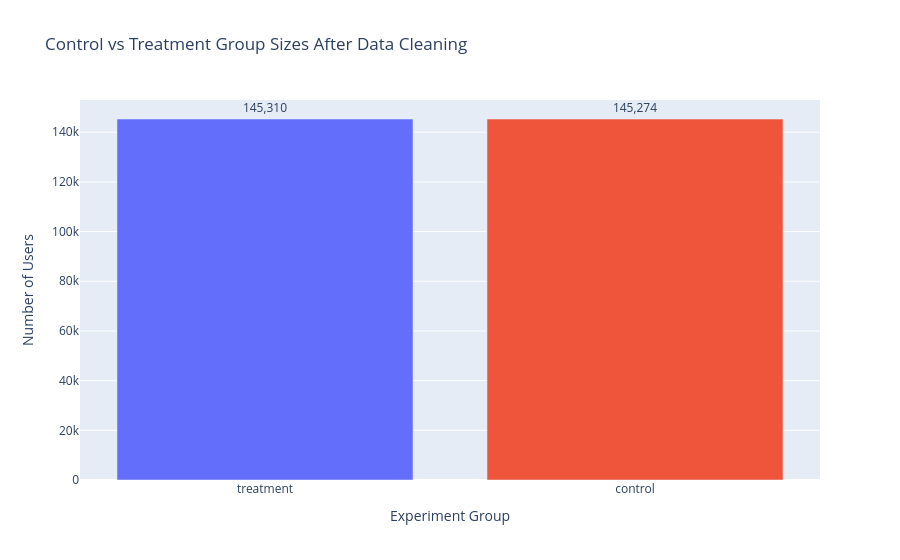

Notebook source saved alongside this figure:
### Markdown cell above
## Section 3 — Data Loading & Exploration

Each row in `ab_data.csv` represents a user-level exposure to the experiment.

- **`user_id`**: the unique identifier for the visitor. In business terms, this is the unit of experimentation. We want each user to contribute independent evidence, not repeated exposures that blur attribution.
- **`timestamp`**: when the exposure occurred. This is operationally important because experiment performance can drift over time due to seasonality, novelty effects, marketing campaigns, or engineering incidents.
- **`group`**: the assigned experimental condition. `control` users are intended to see the existing page, while `treatment` users are intended to see the redesigned page.
- **`landing_page`**: the actual page the user saw. This is the realized experience, which should align with the assigned group if randomization and instrumentation worked correctly.
- **`converted`**: whether the user completed the target action. This is the binary business outcome we are trying to improve.

Before running formal inference, we validate the integrity of the experiment log. Data quality is not a cosmetic concern in experimentation — it is part of causal validity. If a user appears in conflicting variants or assignment does not match exposure, we can no longer cleanly interpret the test as randomized evidence. That is why we explicitly check for duplicates, page-assignment mismatches, and group balance.

### Code cell
# Import the core analysis libraries used throughout the notebook.  
import numpy as np  # Support vectorized numerical calculations and Bayesian simulation.
import pandas as pd  # Load, clean, aggregate, and summarize the experiment dataset.
import plotly.express as px  # Create concise publication-ready exploratory charts.
import plotly.graph_objects as go  # Build custom statistical visualizations such as confidence intervals.

# Define the path to the expected Udacity dataset.  
data_path = 'data/ab_data.csv'  # Keep the filename explicit so the notebook is easy to reuse.

# Load the experiment log into a pandas DataFrame.  
df_raw = pd.read_csv(data_path)  # Read the CSV file from the working directory.

# Display the dataset shape so we understand the raw experiment volume.  
print(f"Raw dataset shape: {df_raw.shape[0]:,} rows x {df_raw.shape[1]} columns")  # Summarize the raw size of the table.

# Show data types to confirm whether each field is being interpreted correctly.  
print('\nColumn types:')  # Add a label before printing data types.
print(df_raw.dtypes)  # Inspect the inferred schema for the raw dataset.

# Preview the first few rows to sanity check column values.  
print('\nFirst five rows:')  # Add a label before printing the preview.
print(df_raw.head())  # Inspect the first records in the dataset.

# Display descriptive statistics for both numeric and categorical columns.  
print('\nDescriptive summary:')  # Add a label before printing summary statistics.
print(df_raw.describe(include='all'))  # Review top-level distributions and value counts.

# Count exact duplicate rows across all columns.  
exact_duplicate_rows = df_raw.duplicated().sum()  # Measure redundant records that are identical in every field.

# Count duplicate user identifiers because repeat users can violate unit-of-analysis assumptions.  
duplicate_user_ids = df_raw['user_id'].duplicated().sum()  # Identify users who appear more than once in the experiment log.

# Print the duplicate diagnostics in business terms.  
print(f"\nExact duplicate rows: {exact_duplicate_rows:,}")  # Report perfect row duplication.
print(f"Duplicate user IDs: {duplicate_user_ids:,}")  # Report repeated users that may require adjudication.

# Remove exact duplicate rows first because they contribute no additional information.  
df = df_raw.drop_duplicates().copy()  # Create a cleaned working copy after dropping exact duplicates.

# Create a boolean mask for assignment mismatches between group and landing page.  
mismatch_mask = ((df['group'] == 'treatment') & (df['landing_page'] != 'new_page')) | ((df['group'] == 'control') & (df['landing_page'] != 'old_page'))  # Identify rows where random assignment and actual exposure conflict.

# Count the number of mismatched records before dropping them.  
mismatch_count = int(mismatch_mask.sum())  # Convert the count to an integer for clean reporting.

# Print why mismatches are a causal inference problem.  
print(f"Mismatched assignment/exposure rows: {mismatch_count:,}")  # Quantify instrumentation or logging inconsistencies.
print("These rows are removed because they break the clean interpretation that assignment maps to experience, which is essential for unbiased experimental estimation.")  # Explain the causal integrity issue.

# Remove mismatched rows to preserve a valid control-versus-treatment comparison.  
df = df.loc[~mismatch_mask].copy()  # Keep only rows where assignment and exposure agree.

# Drop duplicate users by keeping the first observed exposure for each user.  
df = df.drop_duplicates(subset='user_id', keep='first').copy()  # Ensure each user contributes at most one experimental observation.

# Convert timestamps to pandas datetime values for time-based analysis.  
df['timestamp'] = pd.to_datetime(df['timestamp'])  # Parse the timestamp strings into datetime objects.

# Print the final cleaned dataset shape.  
print(f"\nCleaned dataset shape: {df.shape[0]:,} rows x {df.shape[1]} columns")  # Summarize the analysis-ready dataset.

# Calculate group sizes after cleaning.  
group_sizes = df['group'].value_counts().rename_axis('group').reset_index(name='users')  # Count the number of users in each experiment arm.

# Calculate the absolute and relative imbalance between groups.  
max_group_size = group_sizes['users'].max()  # Identify the larger group size.
min_group_size = group_sizes['users'].min()  # Identify the smaller group size.
absolute_imbalance = int(max_group_size - min_group_size)  # Compute the difference in user counts.
relative_imbalance = absolute_imbalance / df.shape[0]  # Express the imbalance as a share of the cleaned sample.

# Print a short balance diagnostic.  
print(f"Absolute group size difference: {absolute_imbalance:,} users")  # Report the raw difference in traffic allocation.
print(f"Relative group size difference: {relative_imbalance:.4%}")  # Report the size gap as a fraction of the full sample.
print("Balanced groups matter because unequal allocation can reduce power and, if caused by logging issues, may indicate randomization problems rather than mere chance.")  # Explain why balance is important operationally.

# Plot the cleaned group sizes with Plotly for a fast traffic-allocation visual check.  
fig_group_sizes = px.bar(group_sizes, x='group', y='users', color='group', text='users', title='Control vs Treatment Group Sizes After Data Cleaning', labels={'group': 'Experiment Group', 'users': 'Number of Users'})  # Create a bar chart comparing traffic by experimental arm.

# Improve the chart formatting for presentation use.  
fig_group_sizes.update_traces(texttemplate='%{text:,}', textposition='outside')  # Display user counts above each bar.
fig_group_sizes.update_layout(showlegend=False)  # Remove the redundant legend because color already matches axis labels.

# Render the chart inline in the notebook.  
fig_group_sizes.show()  # Display the traffic allocation chart.

### Figure 1 — Plotly figure (JSON) as saved in the notebook; plotly's stock layout.template omitted (floating-point values rounded to 4 significant figures)
{"data": [{"alignmentgroup": "True", "hovertemplate": "Experiment Group=%{x}<br>Number of Users=%{text}<extra></extra>", "legendgroup": "treatment", "marker": {"color": "#636efa", "pattern": {"shape": ""}}, "name": "treatment", "offsetgroup": "treatment", "orientation": "v", "showlegend": true, "text": [145310], "textposition": "outside", "texttemplate": "%{text:,}", "type": "bar", "x": ["treatment"], "xaxis": "x", "y": [145310], "yaxis": "y"}, {"alignmentgroup": "True", "hovertemplate": "Experiment Group=%{x}<br>Number of Users=%{text}<extra></extra>", "legendgroup": "control", "marker": {"color": "#EF553B", "pattern": {"shape": ""}}, "name": "control", "offsetgroup": "control", "orientation": "v", "showlegend": true, "text": [145274], "textposition": "outside", "texttemplate": "%{text:,}", "type": "bar", "x": ["control"], "xaxis": "x", "y": [145274], "yaxis": "y"}], "layout": {"barmode": "relative", "legend": {"title": {"text": "Experiment Group"}, "tracegroupgap": 0}, "showlegend": false, "title": {"text": "Control vs Treatment Group Sizes After Data Cleaning"}, "xaxis": {"anchor": "y", "categoryarray": ["treatment", "control"], "categoryorder": "array", "domain": [0, 1], "title": {"text": "Experiment Group"}}, "yaxis": {"anchor": "x", "domain": [0, 1], "title": {"text": "Number of Users"}}}}
